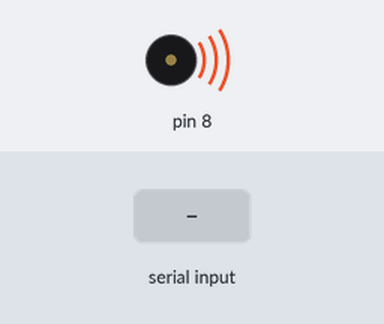
Simulated run of this sketch. Board: Arduino Uno, built with avr-gcc and run on an emulated ATmega328P. Shown: buzzer (waves = sounding). Inputs (shaded band) come from the test bench.

Above: at 0.01 s.
At 1.6 s:
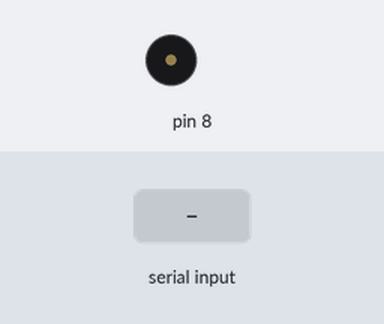
1.7 s: "1" received over Serial
At 3.0 s:
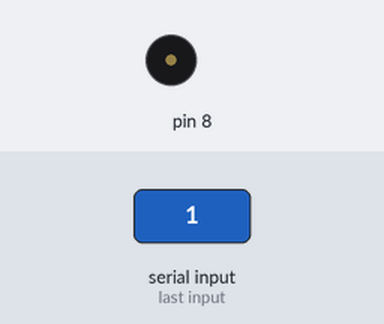
Timing chart, 0 to 4.7 s (numbered marks = the images above; inputs shaded):
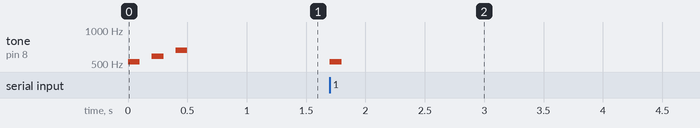

The sketch:

week05_1_arduino_do_re_mi_Serial2.ino
```cpp
// week05_1_arduino_do_re_mi_Serial
// 在啟動時 void setup()裡，多了 Do Re Mi 才知道小板子有開機運作
// 修改自 week02_5_arduino_do_re_mi_Serial_begin_available_read_if_tone
// google: 我想要把 Arduino 跟 Processing 結合
// 在 Processing 按下 key 1 2 3 對應 Arduino 的 Do Re Mi 使用 USB Serial
// 寫完程式，用 工具Tool->序列埠監控視窗SerialMonitor 來傳送 1 2 3 測試很麻煩
// 因為只有1條 USB Serial 線，要記得關掉 Serial Monitor
void setup() {
  Serial.begin(9600); // USB Serial 開始傳輸，速度 9600 bps
  tone(8, 523, 100); // Do 0.1秒
  delay(200); // 等一下聲音出來，不要滑過去

  tone(8, 587, 100); // Re 0.1秒
  delay(200); // 等一下聲音出來，不要滑過去

  tone(8, 659, 100); // Mi 0.1秒
}

void loop() {
  if (Serial.available()) { // 如果 USB Serial 有收到資料
    char c = Serial.read(); // 就讀進來
    if (c=='1') tone(8, 523, 100); // Do 0.1秒
    if (c=='2') tone(8, 587, 100); // Re 0.1秒
    if (c=='3') tone(8, 659, 100); // Mi 0.1秒
  }
}
```

Measured:
- after the input at 1.7 s, tone on pin 8: silent → 523 Hz at once, → silent 0.10 s later
- by itself, tone on pin 8: plays 523 Hz for 0.10 s, 587 Hz for 0.10 s, 659 Hz for 0.10 s
